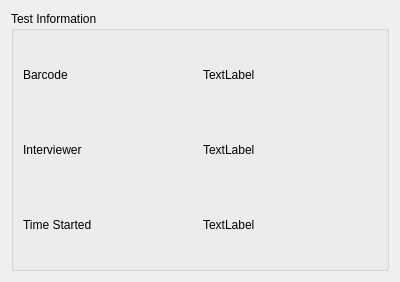
<?xml version="1.0" encoding="UTF-8"?>
<ui version="4.0">
 <class>TestInfoWidget</class>
 <widget class="QWidget" name="TestInfoWidget">
  <property name="geometry">
   <rect>
    <x>0</x>
    <y>0</y>
    <width>400</width>
    <height>282</height>
   </rect>
  </property>
  <property name="sizePolicy">
   <sizepolicy hsizetype="Maximum" vsizetype="Minimum">
    <horstretch>0</horstretch>
    <verstretch>0</verstretch>
   </sizepolicy>
  </property>
  <property name="windowTitle">
   <string>Form</string>
  </property>
  <layout class="QHBoxLayout" name="horizontalLayout">
   <item>
    <widget class="QGroupBox" name="groupBox">
     <property name="sizePolicy">
      <sizepolicy hsizetype="Preferred" vsizetype="Minimum">
       <horstretch>0</horstretch>
       <verstretch>0</verstretch>
      </sizepolicy>
     </property>
     <property name="title">
      <string>Test Information</string>
     </property>
     <layout class="QVBoxLayout" name="verticalLayout">
      <item>
       <layout class="QHBoxLayout" name="horizontalLayout_2">
        <property name="sizeConstraint">
         <enum>QLayout::SetMinimumSize</enum>
        </property>
        <property name="leftMargin">
         <number>0</number>
        </property>
        <item>
         <widget class="QLabel" name="label_2">
          <property name="text">
           <string>Barcode</string>
          </property>
         </widget>
        </item>
        <item>
         <widget class="QLabel" name="label">
          <property name="text">
           <string>TextLabel</string>
          </property>
         </widget>
        </item>
       </layout>
      </item>
      <item>
       <layout class="QHBoxLayout" name="horizontalLayout_3">
        <property name="sizeConstraint">
         <enum>QLayout::SetMinimumSize</enum>
        </property>
        <item>
         <widget class="QLabel" name="label_6">
          <property name="text">
           <string>Interviewer</string>
          </property>
         </widget>
        </item>
        <item>
         <widget class="QLabel" name="label_4">
          <property name="text">
           <string>TextLabel</string>
          </property>
         </widget>
        </item>
       </layout>
      </item>
      <item>
       <layout class="QHBoxLayout" name="horizontalLayout_4">
        <property name="sizeConstraint">
         <enum>QLayout::SetMinimumSize</enum>
        </property>
        <item>
         <widget class="QLabel" name="label_5">
          <property name="text">
           <string>Time Started</string>
          </property>
         </widget>
        </item>
        <item>
         <widget class="QLabel" name="label_3">
          <property name="text">
           <string>TextLabel</string>
          </property>
         </widget>
        </item>
       </layout>
      </item>
     </layout>
    </widget>
   </item>
  </layout>
 </widget>
 <resources/>
 <connections/>
</ui>
